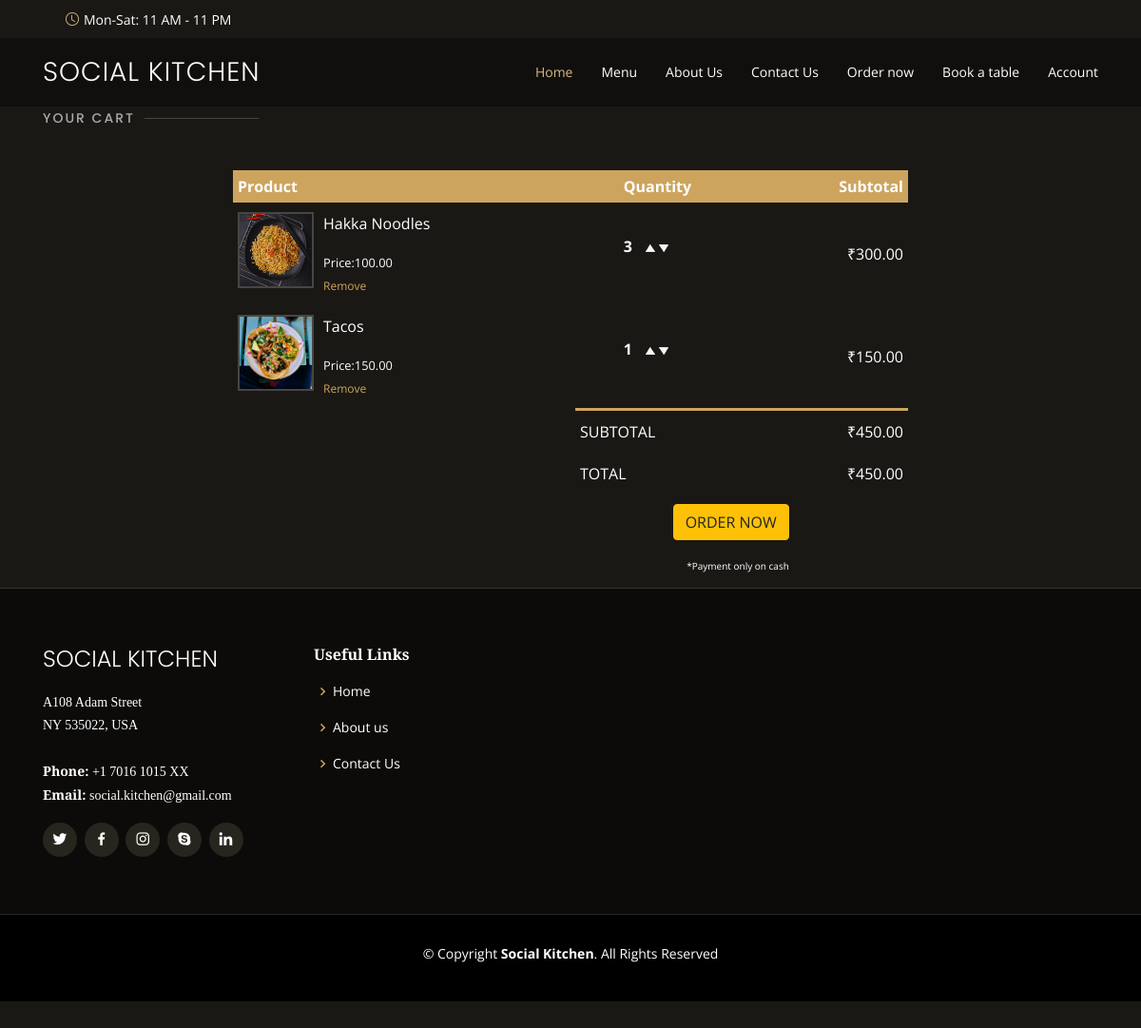
The app's page /Cart (signed in) with its own data.
### Home/models.py (models this page shows, shortened)
class OrderItem(models.Model):
    order = models.ForeignKey(Order, on_delete=models.CASCADE,null=True,blank=True)
    dish = models.ForeignKey(Dish, on_delete=models.CASCADE,null=True,blank=True)
    quantity = models.IntegerField(default=0,null=True ,blank=True)
    @property
    def get_total(self):
        total = self.dish.price *self.quantity
        return total

class Dish(models.Model):
    name = models.CharField(max_length=100,null=True,blank=True)
    price = models.DecimalField(max_digits=25, decimal_places=2,null=True,blank=True)
    description = models.TextField(max_length=400,null=True,blank=True)
    category =models.ForeignKey(DishCategory, on_delete=models.CASCADE,null=True,blank=True)
    image = models.ImageField( null = True)

class Order(models.Model):
    customer = models.ForeignKey(Customer, null=True, on_delete=models.CASCADE, blank=True)
    date_ordered = models.DateTimeField(auto_now_add=True, null=True)
    @property
    def get_Cart_total(self):
        orderitems = self.orderitem_set.all()
        total = sum([item.get_total for item in orderitems])
        return total

### Home/views.py (the view)
# urls.py: path('Cart',views.Cart,name='Cart'),
def Cart(request):
    if request.user.is_authenticated:
        customer = request.user.customer
        order , created = Order.objects.get_or_create(customer=customer)
        items = order.orderitem_set.all()
    else:
        items=[]
        order = {'get_Cart_total' :0 }
    context = {'items':items,'order':order}
    return render (request,'cart.html',context)

### templates/cart.html
{% extends 'main.html' %}
{% load static %}
{% block content %}
<link href="{% static 'css/cartmain.css' %}" rel="stylesheet">
<section id="menu" class="menu section-bg">
    <div class="container" data-aos="fade-up">
        <div class="section-title">
            <h2>YOUR CART</h2>
        </div>
        <div class="small-container cart-page">
            <table>
                <tr>
                    <th>Product</th>
                    <th>Quantity</th>
                    <th>Subtotal</th>
                </tr>
                {% for item in items %}
                <tr>
                    <td>
                        <div class="cart-info">
                            <img src="{{item.dish.image.url}}" class="cart-img" alt="">
                            <div>
                                <p>{{item.dish.name}}</p>
                                <small>Price:{{item.dish.price|floatformat:2}}</small>
                                <br>
                                <a href="">Remove</a>
                            </div>
                        </div>
                    </td>
                    <td>
                        <p class= "quantity"> {{item.quantity}}</p>
                        <div class="quantity">
                            <img data-Dish="{{item.dish.id}}" data-action="add" class="chg-quantity update-cart"
                                src="{% static  'img/arrow-up.png' %}">
                            <img data-Dish="{{item.dish.id}}" data-action="remove" class="chg-quantity update-cart"
                                src="{% static  'img/arrow-down.png' %}">
                        </div>
                    </td>
                    <td>
                        ₹{{item.get_total}}</td>
                </tr>
                {% endfor %}
            </table>
            <div class="total-price">
                <table>
                    <tr>
                        <td>SUBTOTAL</td>
                        <td>₹{{order.get_Cart_total|floatformat:2}}</td>
                    </tr>
                    <tr>
                        <td>TOTAL</td>
                        <td>₹{{order.get_Cart_total|floatformat:2}}</td>
                    </tr>
                    <tr>
                        <td>
                            <a href="{% url 'Checkout' %}">
                                <button type="button" class="btn btn-warning">ORDER NOW</button>
                            </a>
                        </td>
                    </tr>
                    <tr>
                        <td>
                            <div class="warning">*Payment only on cash</div>
                        </td>
                    </tr>
                </table>
            </div>
        </div>
    </div>
    {%endblock content %}

### static/css/styletest.css (style rules this page uses)
body { font-family: "Open Sans", sans-serif; background: #0c0b09; color: #fff; }
a { color: #cda45e; text-decoration: none; }
h1, h2, h3, h4, h5, h6 { font-family: "Playfair Display", serif; }
section { padding: 60px 0; overflow: hidden; }
.section-bg { background-color: #1a1814; }
.section-title { padding-bottom: 40px; padding-top:60px; }
.section-title h2 { font-size: 14px; font-weight: 500; padding: 0; line-height: 1px; margin: 0 0 5px 0; letter-spacing: 2px; text-transform: uppercase; color: #aaaaaa; font-family: "Poppins", sans-serif; }
.section-title h2::after { content: ""; width: 120px; height: 1px; display: inline-block; background: rgba(255, 255, 255, 0.2); margin: 4px 10px; }

### static/css/cartmain.css (style rules this page uses)
.cart-page { margin:5px 200px; }
table { width:100%; border-collapse: collapse; }
.cart-info { display: flex; flex-wrap: wrap; }
.cart-img { width: 80px; height: 80px; border: 2px solid rgba(255, 255, 255, 0.2); margin-right: 10px; }
th { text-align: left; padding: 5px; background: #cda45e; color: #fff; }
td { padding: 10px 5px; }
td a { font-size: 12px; }
.total-price { display: flex; justify-content: flex-end; }
.total-price table { border-top: 3px solid#cda45e; width: 100%; max-width: 350px; }
td:last-child { text-align: right; }
th:last-child { text-align: right; }
.warning { font-size: 10px; }
.quantity { display: inline-block; font-weight: 700; padding-right:10px; }

### records on screen
OrderItem: dish.image (picture), dish.name "Hakka Noodles", dish.price "100.00", quantity "3", get_total "300.00"
OrderItem: dish.image (picture), dish.name "Tacos", dish.price "150.00", quantity "1", get_total "150.00"
Order: get_Cart_total "450.00"
